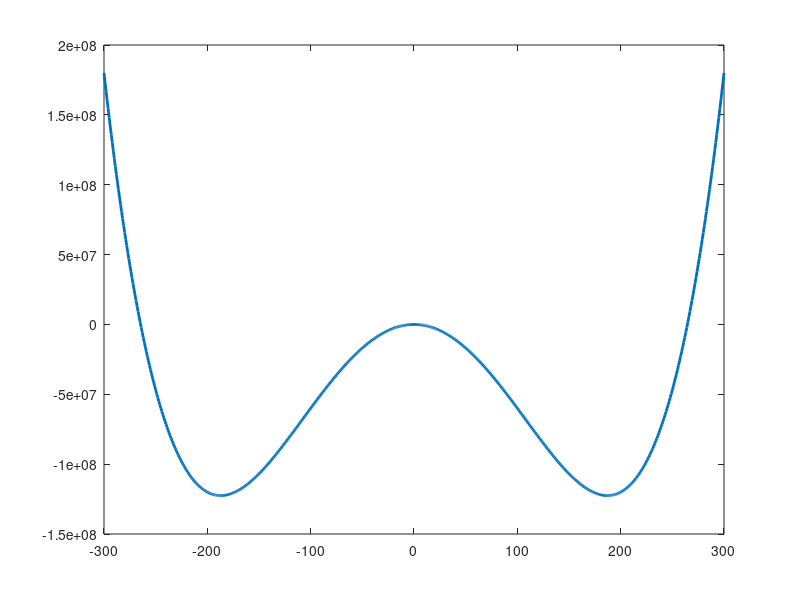

This chart was generated by the following MATLAB code: (Note: this script raises an error after producing the figure.)
%% local maxima and minima of a vector

xdata = -300:300;
ydata = -7000*xdata.^2 + 0.1*xdata.^4;
plot(xdata,ydata,'Linewidth',2)

[peaks,pidx] = findpeaks(ydata);
% to get minima, just flip data with negative sign:
[valleys,vidx] = findpeaks(-ydata);

hold on
plot(xdata(pidx),ydata(pidx),'ro','MarkerSize',10,'LineWidth',2)
plot(xdata(vidx),ydata(vidx),'kx','MarkerSize',10,'LineWidth',2)
hold off

legend('vacuum structure','meta-stable point','stable points','location','NE')
title('Higgs boson potential')
ylabel('energy')
xlabel('field strength')

%% how to ignore 0 as an error flag

% some data containing zeros:
sensordata = randi([0, 10],1,1000);

% locate non-zeros
idx = sensordata > 0;

cleandata = sensordata(idx);

% can turn zeros into NaNs if need be
nandata = standardizeMissing(sensordata,0);

nidx = isnan(nandata);

%% get residuals from polyfit
% some (fake) data:
Age = sort(90*rand(1,1000));
BP = 10*randn(1,1000) + 0.01*Age.^2 - 0.1*Age + 40;

plot(Age,BP,'.r')
xlabel('Age')
ylabel('Blood Pressure')
title('Heart Health')

c = polyfit(Age,BP,2);

%residuals
% want a point on the fit for every point in data
BPfit = polyval(c,Age); %fit for residuals

hold on
plot(Age,BPfit,'color',[0.7 0 0.7],'LineWidth',2)
hold off

resids = BPfit - BP;

figure
histogram(resids)
xlabel('residuals')

%% residuals w/ fitlm function
% In the Statistics and Machine Learning Toolbox
model = fitlm(Age,BP,'quadratic');
figure
plot(model)
figure
plotResiduals(model)

%% how to fit a user-defined function to data
% two common ways:
% distribution fitting (maximum likelihood estimation)
% regression (least squares fitting)

% requires knowledge of function handles
% an example of a function handle is
s = @sin
% look in the workspace, and see sin is now in the workspace
% can use this to operate on numbers
s(6)

% can make more complex function handles with inputs and outputs
f = @(x,y) x + y.^2;
f(1,2)
% all begin with @ symbol and then a definition

%% custom distribution fitting:

% some (fake) data
R = [random('normal',2,1.5,1000,1); random('normal',8,2.1,700,1)] + 700; %2 sets of data, from 2 different distributions, joined

figure
histogram(R,'Normalization','pdf') %normalized
xlabel('wavelength')
ylabel('counts (scaled)')

% try fitting a bimodal distribution (defined by user)
% make a function handle of 2 normal distributions (you are modeling probability density)
pdf_normmixture = @(g,p,mu1,mu2,sigma1,sigma2) p*pdf('normal',g,mu1,sigma1) + (1-p)*pdf('normal',g,mu2,sigma2);
% normpdf is for normal distributions, there are other pdfs

% initial guess
pStart = .5;
muStart = quantile(R,[.25 .75])
sigmaStart = sqrt(var(R) - .25*diff(muStart).^2)
start = [pStart muStart sigmaStart sigmaStart];

% use maximum likelhood estimate to estimate parameter values:
options = statset('MaxIter',300); %increase iterations, 200 is default
paramEsts = mle(R, 'pdf',pdf_normmixture,'start',start,'options',options)
% paramEsts now contains the parameter estimates

% input those params into function handle to get x-y values for plotting
x = linspace(min(R),max(R),1000);
y = pdf_normmixture(x,paramEsts(1),paramEsts(2),paramEsts(3),paramEsts(4),paramEsts(5));
hold on
plot(x,y,'k--','linewidth',2)
hold off

legend('relative count','mle fit')

%% custom function for regression fitting: 
% some (fake) data:
P = paramEsts(1)
Mu1 = paramEsts(2)
Mu2 = paramEsts(3)
Sig1 = paramEsts(4)
Sig2 = paramEsts(5)

hydrogen = @(x) P*pdf('normal',x,Mu1,Sig1) + (1-P)*pdf('normal',x,Mu2,Sig2);

wavelength = (715-695)*rand(1000,1) + 695;
amplitude = abs(hydrogen(wavelength) + 0.01*randn(1000,1));
% okay, done making fake data

figure
plot(wavelength,amplitude,'.')
xlabel('wavelength')
ylabel('amplitude')

% to fit something like this with regression, you may need a non-linear (non-polynomic) function
% here we specify the function to fit using a function handle, with 2 inputs for: betas (b), and the predictor data (x)
modelfun = @(b,x) b(1)*pdf('normal',x,b(3),b(5)^2 + 0.001) + b(2)*pdf('normal',x,b(4),b(6)^2 + 0.001) + b(7);
% the fit is done numerically, so we have to supply an initial guess as well:
guess = [0.5; 0.5; 700; 700; 2; 2; 0];

model = fitnlm(wavelength,amplitude,modelfun,guess);

w = 695:0.1:715;
a = predict(model,w');

hold on
plot(w,a,'r-','LineWidth',2)
hold off

legend('photon data','ls fit')

%% how to have inputdlg box respond to "enter" key
% It cannot be done with inputdlg as is
% Here is a link to MATLAB answers on how to implement this:
% http://www.mathworks.com/matlabcentral/answers/96640-how-can-i-modify-the-inputdlg-function-to-make-the-enter-key-synonymous-with-the-ok-button-in

%% unit analysis
% if you want to for example add 5 miles to 5 kilometers to get 8.1 miles
% you need to create your own class (remember tables, cells, etc are
% classes)
% We talk about this in depth in our Object Oriented Programming course.

% You can also find a toolbox on the file exchange:
% https://www.mathworks.com/matlabcentral/fileexchange/29621-units-conversion-toolbox

%% when will there be simulink and stateflow trainings

% https://www.mathworks.com/services/training/courses.html?s_tid=tgw_ofrg_trg_bod#simulink
% https://www.mathworks.com/services/training/courses.html?s_tid=tgw_ofrg_trg_bod#stateflow
